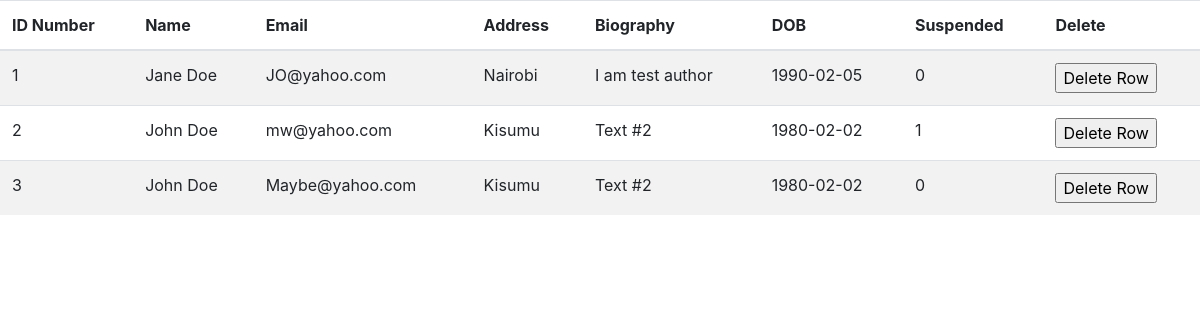
The page /ViewAuthors.php on the database its author committed.
### tables this page shows
CREATE TABLE `authorsdb` (
  `AuthorID` int(11) NOT NULL,
  `AuthorFullName` text NOT NULL,
  `AuthorEmail` varchar(50) NOT NULL,
  `AuthorAddress` varchar(255) NOT NULL,
  `AuthorBiography` longtext NOT NULL,
  `AuthorDateOfBirth` date NOT NULL,
  `AuthorSuspended` tinyint(1) NOT NULL
);

### ViewAuthors.php (the view, shortened to what this page needs)
<!Doctype html>
<head>
<link rel="stylesheet" href="https://maxcdn.bootstrapcdn.com/bootstrap/4.0.0/css/bootstrap.min.css">
</head>
<body>
<table class="table table-striped" id="table">
    <thead>
        <tr>
            <th>ID Number</th>
            <th>Name</th>
            <th>Email</th>
            <th>Address</th>
            <th>Biography</th>
            <th>DOB</th>
            <th>Suspended</th>
            <th>Delete</th>
         </tr>
    </thead>
    <tbody>
<?php
        include "configs/DbConn.php";
        $sql = "SELECT * FROM authorsdb ORDER BY AuthorFullName Asc;";
        $query =$DbConn->query($sql);
        if ($query->num_rows>0)
        {
            while($row = $query->fetch_array())
            {
            echo "<tr><td>". $row["AuthorID"]. "</td><td>". $row["AuthorFullName"]. "</td><td>". $row["AuthorEmail"]."</td><td>". $row["AuthorAddress"]. "</td><td>". $row["AuthorBiography"]. "</td><td>".
                $row["AuthorDateOfBirth"]."</td><td>".$row["AuthorSuspended"]; "</td>";
?>
        <td><input type='button' value='Delete Row' onclick="myFunction(this)"></tr>
<?php
            }
        }
        else
        {
            echo "0 result";
        }
?>
    </tbody>
</table>
</body>
</html>

### rows shown on the page
authorsdb: AuthorID "1", AuthorFullName "Jane Doe", AuthorEmail "JO@yahoo.com", AuthorAddress "Nairobi", AuthorBiography "I am test author", AuthorDateOfBirth "1990-02-05", AuthorSuspended "0"
authorsdb: AuthorID "2", AuthorFullName "John Doe", AuthorEmail "mw@yahoo.com", AuthorAddress "Kisumu", AuthorBiography "Text #2", AuthorDateOfBirth "1980-02-02", AuthorSuspended "1"
authorsdb: AuthorID "3", AuthorFullName "John Doe", AuthorEmail "Maybe@yahoo.com", AuthorAddress "Kisumu", AuthorBiography "Text #2", AuthorDateOfBirth "1980-02-02", AuthorSuspended "0"
